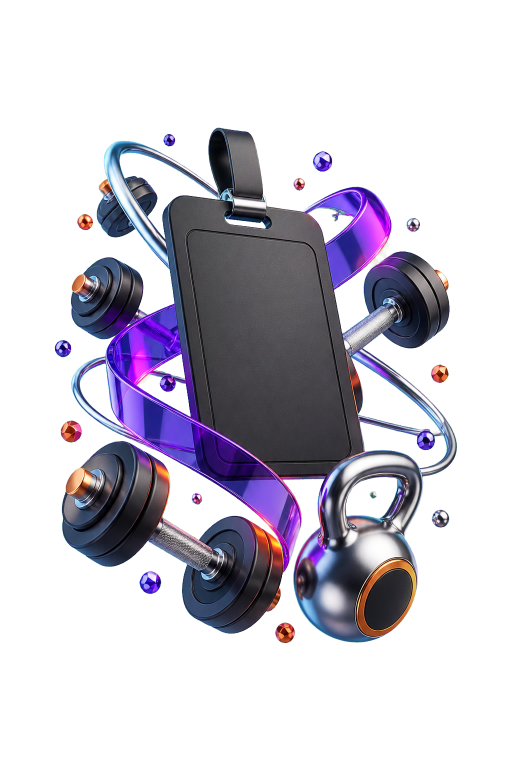
#> input picture Client/src/assets/images/fitswap-3d-membership-cutout.png, 1024 x 1536 px (shown at 1/2 size)
$ python create-marketing-assets.py
#> lines starting #> are read from the running program, lines starting #| are printed output that depends on the picture
"""Regenerate derived marketing assets from FitSwap's existing artwork (Pillow)."""
from pathlib import Path
from PIL import Image, ImageDraw, ImageFont

root = Path(__file__).resolve().parents[1]
images = root / 'src/assets/images'
output = images / 'optimized'
output.mkdir(exist_ok=True)
art = Image.open(images / 'fitswap-3d-membership-cutout.png').convert('RGBA')
#> art is the input picture: PIL image 1024x1536 RGBA; mean R, G, B, A 28.4, 25.2, 35.4, 80.6
for width in (360, 640, 1024):
    art.resize((width, round(width * art.height / art.width)), Image.Resampling.LANCZOS).save(output / f'membership-{width}.webp', quality=86, method=6)
#> this loop made 3 passes
#> pass 1, `art.resize((width, round(width * art.height / art.width)), Image.Resam..`:
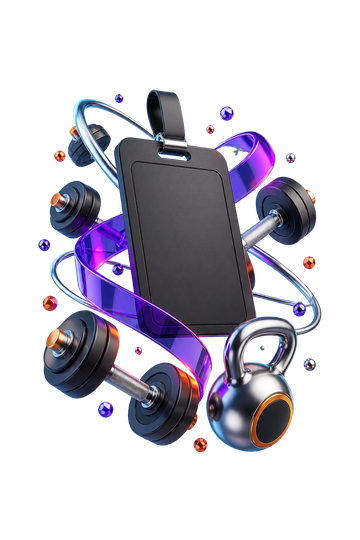
#> saved as membership-360.webp: PIL image 360x540 RGBA; mean R, G, B, A 30.6, 28, 38.9, 80.6; transparent parts drawn white
#> pass 2, `art.resize((width, round(width * art.height / art.width)), Image.Resam..`:
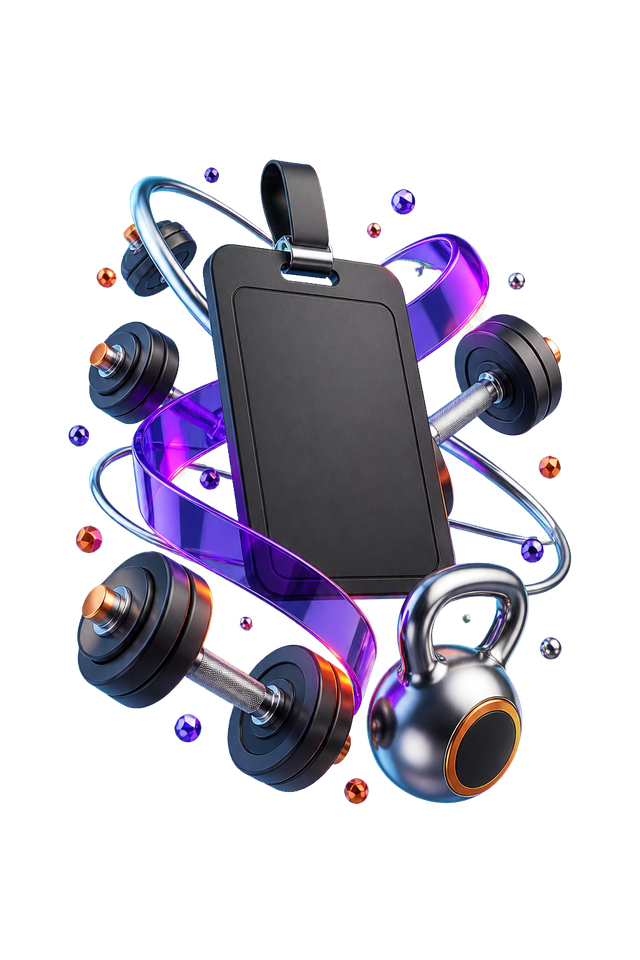
#> saved as membership-640.webp: PIL image 640x960 RGBA; mean R, G, B, A 29.4, 26.9, 37.1, 80.6; transparent parts drawn white
for name, width in [('member-dashboard-gym', 960), ('dashboard-hero', 1280)]:
#> (the run stopped early here; a loop or call above may not have finished)
